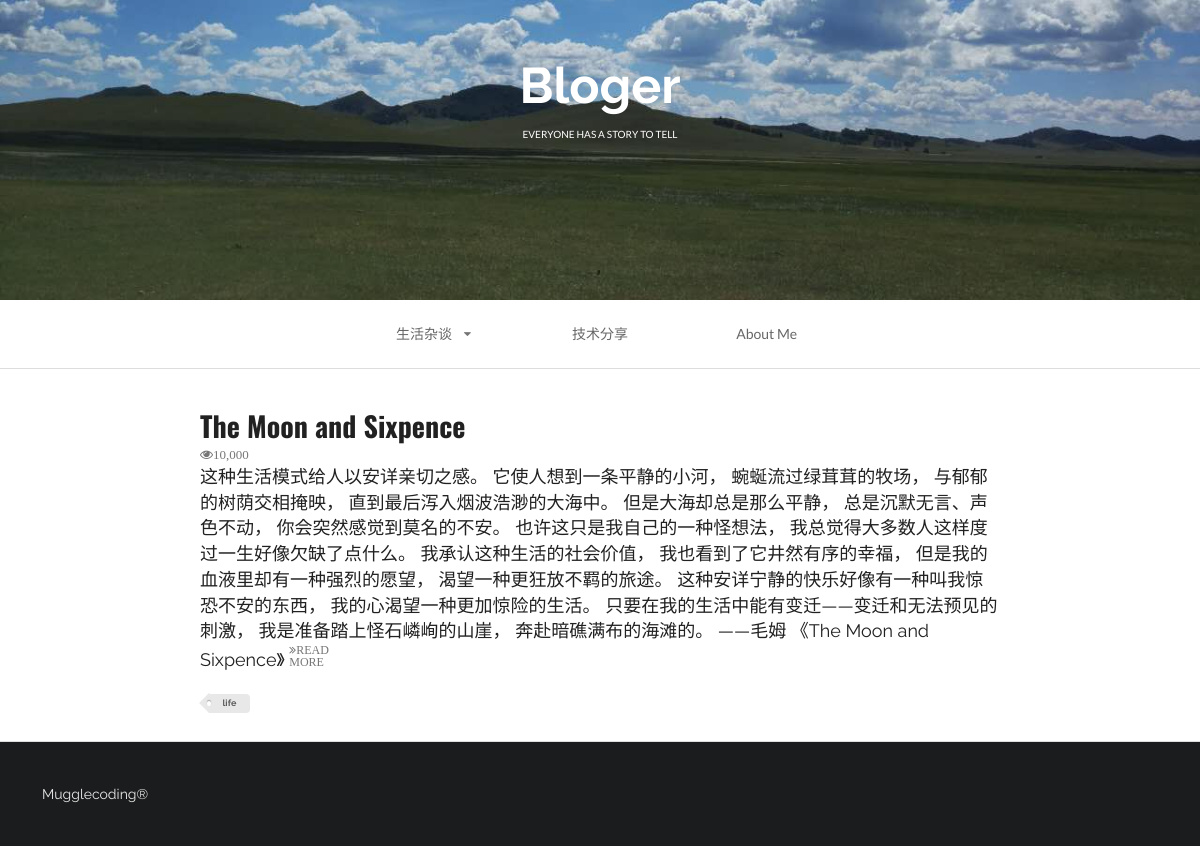
The app's page /index/ with its own data.
### firstapp/models.py (models this page shows, shortened)
class Aritcle(models.Model):
    headline=models.CharField(null= True,blank=True,max_length=500)
    content=models.TextField(null=True,blank=True)

### firstapp/views.py (the view)
# urls.py: url(r'^index/', index,name='index'),
def index(request):
    context={}
    article_list = Aritcle.objects.all()
    context['article_list']=article_list
    index_page=render(request,'first_web_2.html',context)
    return index_page

### firstapp/templates/first_web_2.html (shortened to what this page needs)
<!DOCTYPE html>
{% load staticfiles %}
<html>
    <head>
        <link rel="stylesheet" href="{% static 'css/semantic.css' %}"  media="screen" title="no title" charset="utf-8">
    </head>
    <body>
        <div class="ui inverted vertical  segment masthead">
            <h1 class="ui center aligned header blogslogon" style="font-size:50px;font-family: 'Raleway', sans-serif!important;">
                Bloger
                <p class="ui sub header">
                    everyone  has  a  story  to  tell
                </p>
            </h1>
        </div>
        <div class="ui container nav">
            <div class="ui borderless text three item menu ">
                <div class="ui simple dropdown  item">
                    生活杂谈
                    <i class="dropdown icon"></i>
                </div>
                <a class="item">
                    技术分享
                </a>
                <a class="item">
                    About Me
                </a>
            </div>
        </div>
        <div class="ui divider"></div>
        <div class="ui  vertical segment">
            {% for article in article_list %}
                <div class="ui container vertical segment">
                    <a href="#">
                        <h1 class="ui header">
                            {{ article.headline }}
                        </h1>
                    </a>
                    <i class="icon grey small unhide">10,000</i>
                    <p>
                        {{ article.content|truncatewords:100 }}
                        <a href="#">
                            <i class="angle tiny double grey right icon">READ MORE</i>
                        </a>
                    </p>
                    <div class="ui mini  tag label">
                        life
                    </div>
                </div>
            {% endfor %}
        </div>
        <div class="ui inverted  vertical very padded  segment">
            Mugglecoding®
        </div>
    </body>
</html>

### records on screen
Aritcle: headline "The Moon and Sixpence", content "这种生活模式给人以安详亲切之感。 它使人想到一条平静的小河， 蜿蜒流过绿茸茸的牧场， 与郁郁的树荫交相掩映， 直到最后泻入烟波浩渺的大海中。 但是大海却总是那么平静， 总是沉默无言、声色不动， 你会突然感觉到莫名的不安。 也许这只是我自己的一种怪想法， 我总觉得大多数人这样度过一生好像欠缺了点什么。 我承认这种生活的社会价值， 我也看到了它井然有序的幸福， 但是我的血液里却有一种强烈的愿望， 渴望一种更狂放不羁的旅途。 这种安详宁静的快乐好像有一种叫我惊恐不安的东西， 我的心渴望一种更加惊险的生活。 只要在我的生活中能有变迁——变迁和无法预见的刺激， 我是准备踏上怪石嶙峋的山崖， 奔赴暗礁满布的海滩的。 ——毛姆 《The Moon and Sixpence》"
